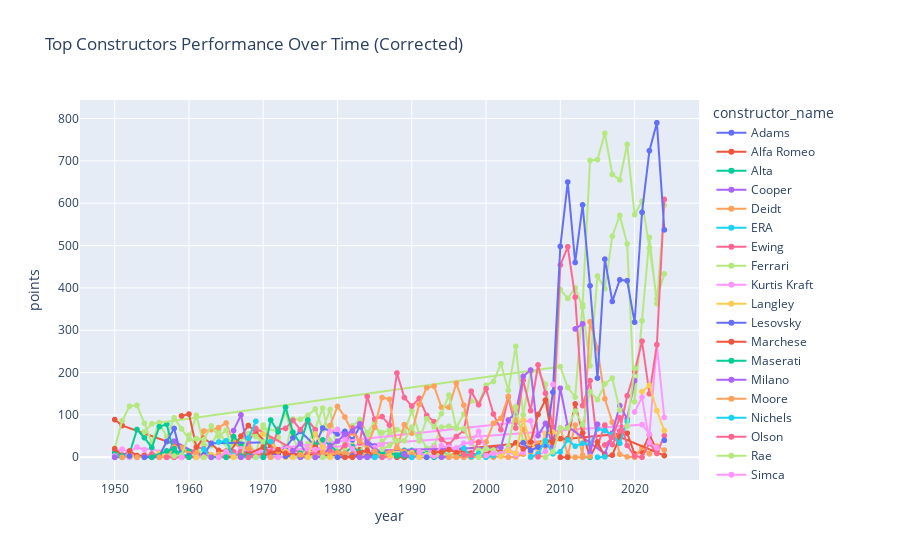

Here is the notebook cell this chart was saved with:
### Code cell
# Assuming results_df, constructors_df, races_df are already loaded
results_merged = results_df.merge(constructors_df, on="constructorId", how="left")
results_merged = results_merged.merge(races_df[["raceId", "year"]], on="raceId", how="left")

constructor_yearly = (
    results_merged.groupby(["year", "name"])["points"]
    .sum()
    .reset_index()
    .rename(columns={"name": "constructor_name"})
)

filtered_data = constructor_yearly.copy()

fig = px.line(
    filtered_data,
    x="year",
    y="points",
    color="constructor_name",
    title="Top Constructors Performance Over Time (Corrected)",
    markers=True
)
fig.show()
